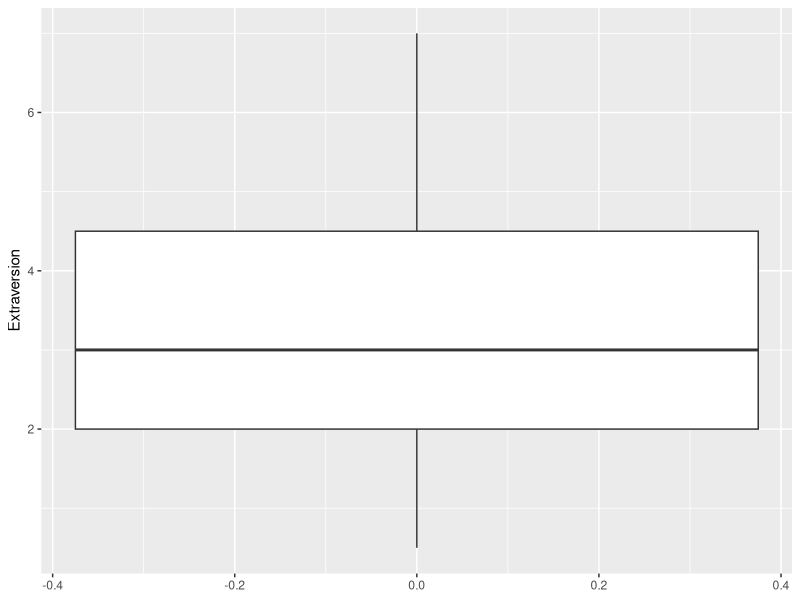
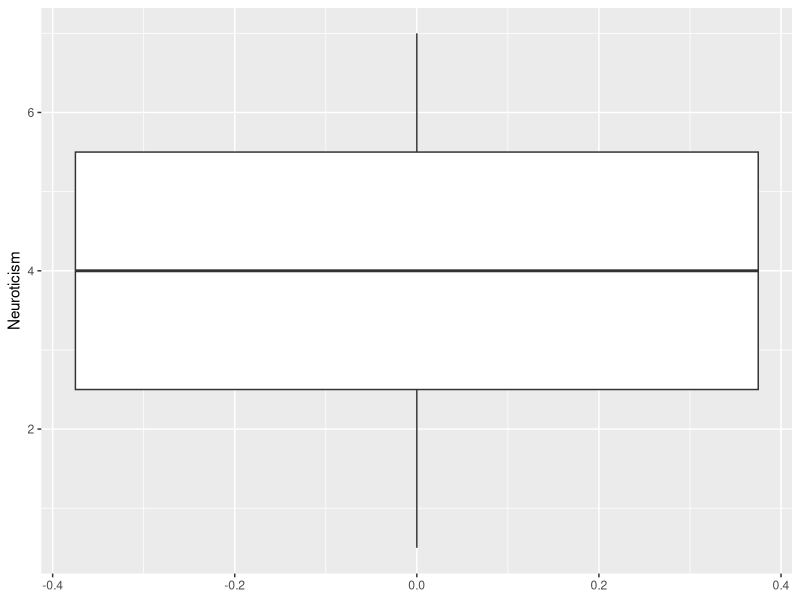
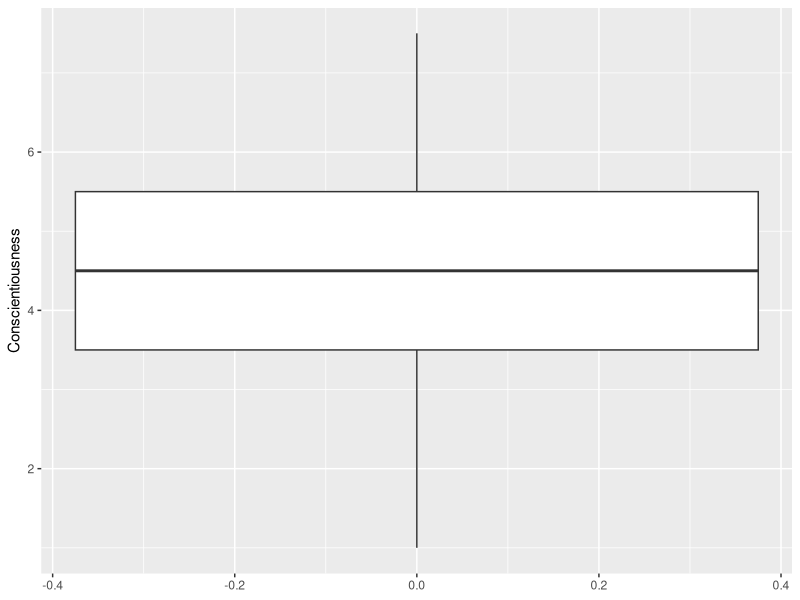
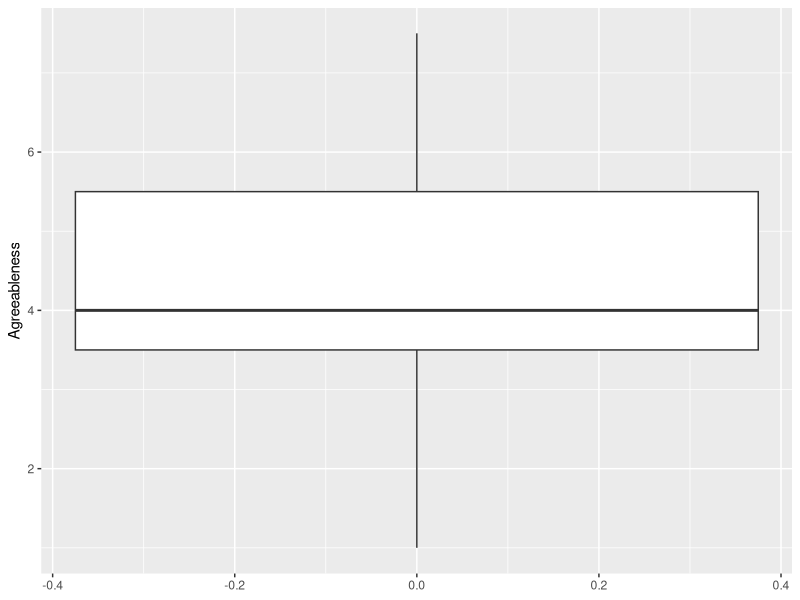
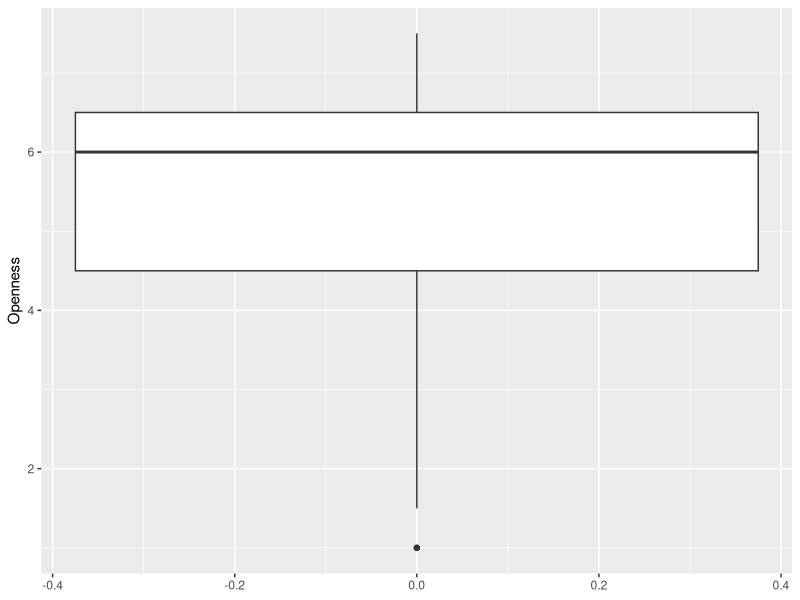
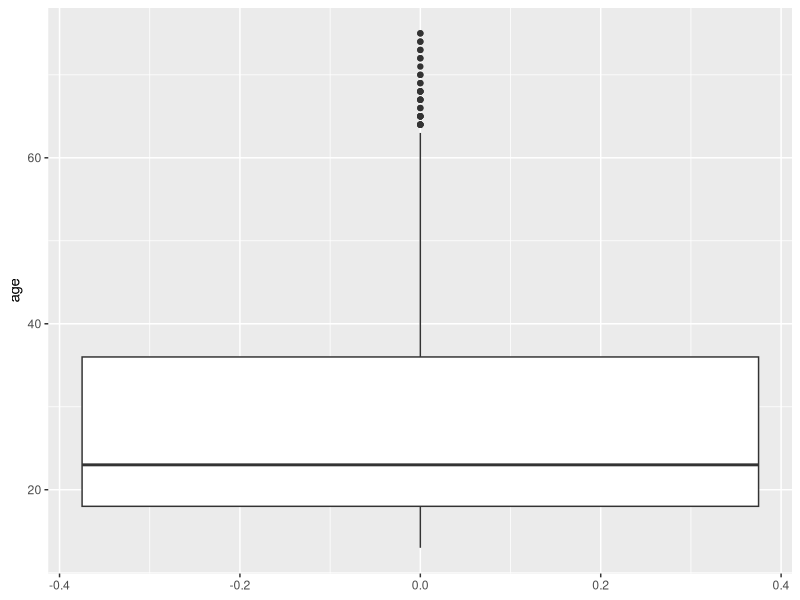
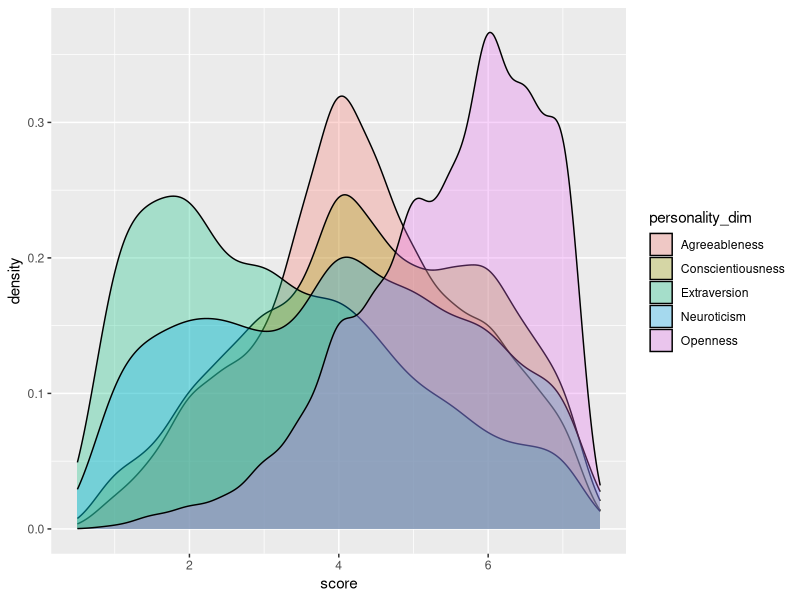
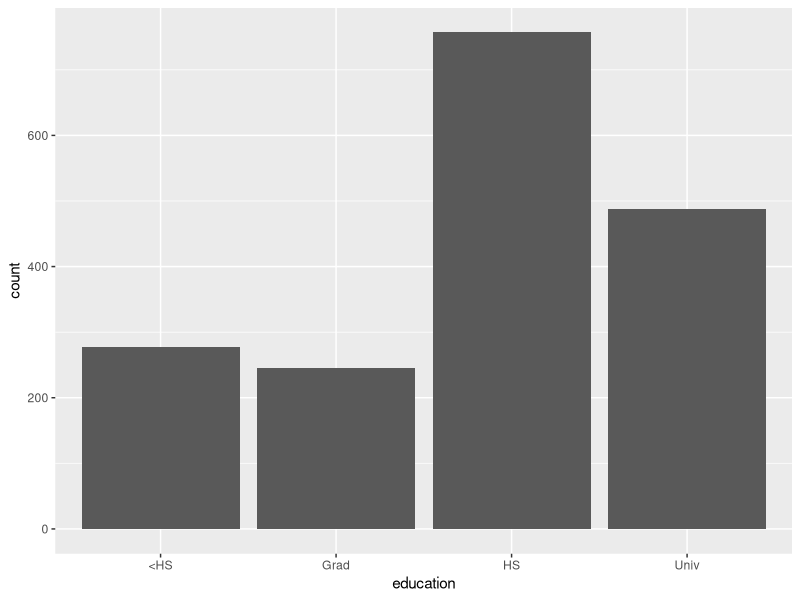

Write the R code that produced these figures, in order.
##### Mini-Activity 2 Solutions #####

#' We start by setting up our environment.

# Load libraries
library(psych)
library(here)
library(tidyverse)

#' **1) Import the data into R and select the following variables and create a new dataframe with the following variables: ID, Extraversion, Neuroticism, Conscientiousness, Agreeableness, Openness, education, urban, age, race, married. You will use these eleven variables only in subsequent questions.**

# Import data
personality <- read_csv(here::here("Data/TIPI_data.csv"))

#' To check if data import worked, I'll
#' just use glimpse(), but you can use whatever
#' you wish.

# Check if data imported properly
glimpse(personality)

# Select vars of interest
personality_select <- personality |>
  select(ID, Extraversion:Openness,
         education, urban, age,
         race, married)

#' **2) Based on the type of variables in your new dataframe created in (1), identify those that may need to be converted to factors and do this conversion in R.**

#' Let's take a look at what variables we're working with.
glimpse(personality_select)

#' Clearly, the categorical variables are
#' education, urban, race, and married.
#' 
#' We should convert these to factors, as
#' we do below.
#' 
#' I like to just remind myself in code
#' what each level is.
table(personality_select$education) |> names()
table(personality_select$urban) |> names()
table(personality_select$race) |> names()
table(personality_select$married) |> names()

#' To make things look a bit neater, I'll save
#' character vectors to capture the unique levels
#' of each categorical variable, then use those
#' into the eventual conversion.
#' 
#' We should also really convert the ID variable
#' to a character, so as not to get it confused with
#' a numeric variable.

# Save unique levels of each variable
education_levels <- table(personality_select$education)  |> names()
urban_levels <- table(personality_select$urban) |> names()
race_levels <- table(personality_select$race) |> names()
married_levels <- table(personality_select$married) |> names()

# Convert factor variables to factor type
personality_final <- personality_select |>
  mutate(ID = as.character(ID),
         education = factor(education, education_levels),
         urban = factor(urban, urban_levels),
         race = factor(race, race_levels),
         married = factor(married, married_levels))

# Check that modification worked
personality_final |>
  select(ID, education, urban, race, married) |>
  glimpse()

#' **3) Generate the appropriate descriptives (both numerical and graphical) for each individual variable.**

#' Let's start with the continuous variables.
personality_final |>
  select(Extraversion:Openness, age) |>
  psych::describe()

#' If we look at age, something is going
#' wrong: there's someone in the data
#' who is 5555 years old! Call Guinness World Records!
#' 
#' It's likely an error with how data were recorded,
#' so I'd suggest putting an NA in its place instead.
personality_final <- personality_final |>
  mutate(age = ifelse(age > 200, NA, age))

#' Now let's take a look again
personality_final |>
  select(Extraversion:Openness, age) |>
  psych::describe()

#' Age looks a lot better! Note that if
#' you didn't repair age here, the boxplot
#' for age would look extremely off and flattened.
#' That's why it's so important to always
#' explore your data!
#' 
#' If we want to plot each one, I'd simply
#' make boxplots for each variable.

#' The basic code is as follows:
# personality_final |>
#   ggplot(aes(x = VARIABLE)) +
#   geom_boxplot()

#' Now we just sub in VARIABLE with
#' each variable.
personality_final |>
  ggplot(aes(y = Extraversion)) +
  geom_boxplot()

personality_final |>
  ggplot(aes(y = Neuroticism)) +
  geom_boxplot()

personality_final |>
  ggplot(aes(y = Conscientiousness)) +
  geom_boxplot()

personality_final |>
  ggplot(aes(y = Agreeableness)) +
  geom_boxplot()

personality_final |>
  ggplot(aes(y = Openness)) +
  geom_boxplot()

personality_final |>
  ggplot(aes(y = age)) +
  geom_boxplot()

#' All of the plots give us a nice overview
#' of the data.
#' 
#' **TOTALLY OPTIONAL**: I'd find a density
#' plot useful to see distributional
#' differences on the personality
#' characteristics.
personality_final |>
  # Advanced technique: convert data
  # to long-form to make later
  # plotting easier
  pivot_longer(cols = Extraversion:Openness,
              names_to = "personality_dim",
              values_to = "score") |>
  select(personality_dim, score) |>
  ggplot(aes(x = score, fill = personality_dim)) +
  geom_density(alpha = 0.3, adjust = 1)

#' Each personality characteristic has a unique
#' density curve, each with a different central
#' tendancy, variability, and skew.
#' (These are reflected in the descriptive stats
#' from earlier.)
#' 
#' For the categorical variables, we simply generate frequency counts
#' for each one.

#' Quickest way to do this is using the summary() function.
personality_final |>
  select(education, urban, race, married) |>
  summary()

#' We immediately get a sense of the frequency of each group
#' in our data. The sample consists of mostly high school
#' graduates, those living in suburbia, white people, 
#' and those who have never been married.
#' 
#' (This information is useful when considering how generalizable
#' our results will be if using inferential tests.)
#' 
#' It's usually not worth it to make plots of this information,
#' but if you had to, you can make simple bar plots.
#' 
#' The generic formatting is as follows:
# personality_final |>
#   filter(!is.na(VARIABLE)) |>
#   ggplot(aes(x = VARIABLE)) +
#   geom_bar()

personality_final |>
  filter(!is.na(education)) |>
  ggplot(aes(x = education)) +
  geom_bar()

personality_final |>
  filter(!is.na(urban)) |>
  ggplot(aes(x = urban)) +
  geom_bar()

personality_final |>
  filter(!is.na(race)) |>
  ggplot(aes(x = race)) +
  geom_bar()

personality_final |>
  filter(!is.na(married)) |>
  ggplot(aes(x = married)) +
  geom_bar()

#' **4) Choose two variables only and generate the appropriate graph to display their relationship. **

#' This question will vary based on what you decide to check for.
#' 
#' I'm curious to see if neuroticism differs as
#' a function of one's marital status.
#' Let's take a look...
#' 
#' The plot we'd want to make is a boxplot,
#' using marital status to separate each
#' box.
personality_final |>
  # Filter NAs for clearer plot
  filter(!is.na(married)) |>
  ggplot(aes(x = married, y = Neuroticism)) +
  geom_boxplot()

#' There appear to be only slight differences
#' between groups.
#' 
#' It'd help to see the numeric descriptives
#' accompnying this graph.
psych::describeBy(personality_final$Neuroticism,
                  personality_final$married)

#' More simple display
personality_final |>
  group_by(married) |>
  summarise(mean_neuro = mean(Neuroticism),
            sd_neuro = sd(Neuroticism)) |>
  # Drop out the NAs for clarity
  drop_na() |>
  # Arrange values from highest to lowest
  arrange(desc(mean_neuro))

#' The mean neuroticism (*M* = 4.12, *SD* = 1.77) is highest
#' within those who are never married. The mean for those who are 
#' currently married (*M* = 3.47, *SD* = 1.65)
#' or previously married (*M* = 3.44, *SD* = 1.63) 
#' is similar.

#' (Perhaps neurotic people tend not to get married, or marriage
#' results in less neuroticism.)
#' 
#' **5) Provide a written summary of the information you generated in 3 and 4 above. When presenting your summary please note you will need to provide enough information about the variables so that someone not familiar with the data can understand.**
#' 
#' Researchers collected data from `r nrow(personality_final)` participants
#' regarding several variables, including their personality scores
#' (along the "Big Five" traits: Openness, Conscientiousness, Extroversion,
#' Agreeableness, and Neuroticism), their educational background,
#' community of residence (urban, suburban, or rural), age, race, and
#' marital status (currently married, never married, or previously married).
#'
#' The sample had an average age of 28.44 years (*Mdn* = 23.0,
#' *SD* = 13.76). Regarding education, most of the sample were high school
#' graduates (*n* = 757), followed by university graduates (*n* = 488),
#' those who did not graduate high school (*n* = 278), those who attended
#' and completed graduate school (*n* = 245), and those who did not provide
#' information on this item (*n* = 31).
#'
#' Most participants lived in suburban neighborhoods (*n* = 815),
#' followed by urban neighborhoods (*n* = 645), or rural neighborhoods
#' (*n* = 317). Twenty-two people did not specify their community of
#' residence.
#'
#' Most participants were white (*n* = 1440), followed by those who
#' specified "other" (*n* = 179), those who were Asian (*n* = 119),
#' Black (*n* = 28), or Arab (*n* = 14). Nineteen people did not specify
#' their race.
#'
#' Participants were largely never married (*n* = 1383); 314 people were
#' currently married, and 93 were previously married (divorced). Nine
#' people did not specify their marital status.
#'
#' Regarding personality characteristics, the sample had a mean
#' extraversion of 3.20 (*SD* = 1.68), mean neuroticism of 3.97
#' (*SD* = 1.76), mean conscientiousness of 4.39 (*SD* = 1.56),
#' mean agreeableness of 4.30 (*SD* = 1.41), and mean openness of 5.50
#' (*SD* = 1.21).
#'
#' The plots below summarise the descriptive statistical information
#' above.
#'
#' (NOTE: In APA, you should actually label and format each plot differently
#' so it is neater, and each time you refer to a plot, it's with a purpose.
#' Doing this kind of thing in actual papers is never a good idea, unless
#' you put it in the supplemental. We usually avoid plotting descriptive
#' stats beyond EDA, and opt instead for an informative table (or tables)
#' for numeric descriptives.)
personality_final |>
  filter(!is.na(education)) |>
  ggplot(aes(x = education)) +
  geom_bar()

personality_final |>
  filter(!is.na(urban)) |>
  ggplot(aes(x = urban)) +
  geom_bar()

personality_final |>
  filter(!is.na(race)) |>
  ggplot(aes(x = race)) +
  geom_bar()

personality_final |>
  filter(!is.na(married)) |>
  ggplot(aes(x = married)) +
  geom_bar()

personality_final |>
  ggplot(aes(y = Extraversion)) +
  geom_boxplot()

personality_final |>
  ggplot(aes(y = Neuroticism)) +
  geom_boxplot()

personality_final |>
  ggplot(aes(y = Conscientiousness)) +
  geom_boxplot()

personality_final |>
  ggplot(aes(y = Agreeableness)) +
  geom_boxplot()

personality_final |>
  ggplot(aes(y = Openness)) +
  geom_boxplot()

personality_final |>
  ggplot(aes(y = age)) +
  geom_boxplot()

#' I was interested in determining if there was a mean difference in 
#' neuroticism between those of different marital stauts.

#' The plot below summarises the mean difference between those who 
#' have never been married, those who were once married, and
#' those who are currently married.

personality_final |>
  # Filter NAs for clearer plot
  filter(!is.na(married)) |>
  ggplot(aes(x = married, y = Neuroticism)) +
  geom_boxplot()

#' As the above plot shows, the mean neuroticism (*M* = 4.12, *SD* = 1.77) is highest
#' within those who are never married. The mean for those who are 
#' currently married (*M* = 3.47, *SD* = 1.65)
#' or previously married (*M* = 3.44, *SD* = 1.63) 
#' is similar.
